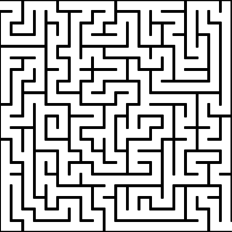
#> input picture SimpleMazeSolver/maze1.png, 232 x 232 px
$ python mazeSolveSimple.py maze1.png
#> lines starting #> are read from the running program, lines starting #| are printed output that depends on the picture; after the words box and inside, x2 and y2 are one past the last pixel; in counts of white or black regions, pixels touching at a corner belong together
#coding=utf-8

import cv2
import numpy as np
import sys

img = cv2.imread(sys.argv[1],cv2.IMREAD_GRAYSCALE)
#> img is the input picture: shape (232, 232); min 0, max 255, mean 193.5

start = img.copy()

cv2.imshow('image',img)
cv2.waitKey()

# seuillage
_ , img = cv2.threshold(img,0,255,cv2.THRESH_BINARY_INV+cv2.THRESH_OTSU)
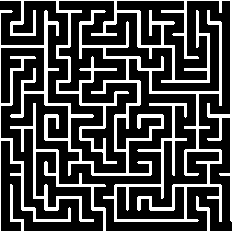
#> img: shape (232, 232); 26.2% white; 2 white regions, box (x1, y1, x2, y2) and area: (0, 10, 232, 232) 9817, (0, 0, 232, 222) 4298

# marquage des zones interconnectées
ret, labels = cv2.connectedComponents(img)
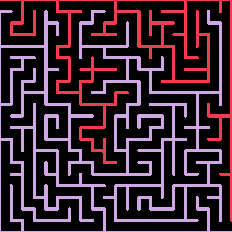
#> labels: shape (232, 232) int32; 3 distinct labels, from 0 to 2; one colour per label, 0 black
#> ret = 3

part1 = np.copy(labels)

part1[part1 != 1] = 0
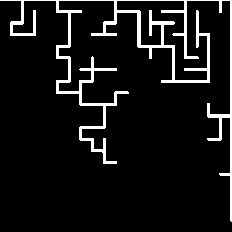
#> part1: shape (232, 232) int32; values 0 (black) and 1 (white), 8% white; 1 white region, box (x1, y1, x2, y2) and area: (0, 0, 232, 222) 4298

#HSV
label_hue = np.uint8(179*part1/np.max(2))
blank_ch = 255*np.ones_like(label_hue)
part1_img = cv2.merge([label_hue, blank_ch, blank_ch])

# conversion pour affichage
part1_img = cv2.cvtColor(part1_img, cv2.COLOR_HSV2BGR)
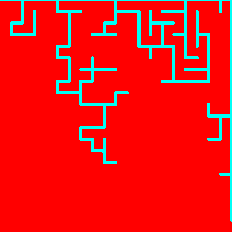
#> part1_img: shape (232, 232, 3); mean B, G, R 19.7, 20.4, 234.6
part1_img = cv2.cvtColor(part1_img, cv2.COLOR_BGR2GRAY)
cv2.imshow('part1', part1_img)
cv2.waitKey()

#dilatation
kernel = np.ones((7,7),np.uint8)
part1d = cv2.dilate(part1_img,kernel,iterations = 1)
#> part1d: shape (232, 232); values 76 (black) and 178 (white), 23.7% white; 1 white region, box (x1, y1, x2, y2) and area: (0, 0, 232, 225) 12761
part1e = cv2.erode(part1d,kernel,iterations = 1)
cv2.imshow('dilated', part1d)
cv2.waitKey()

#soustraction pour obtenir le chemin
path = part1d - part1e
#> path: shape (232, 232); values 0 (black) and 102 (white), 15.7% white; 1 white region, box (x1, y1, x2, y2) and area: (0, 1, 232, 225) 8463
cv2.imshow('path', path)
cv2.waitKey()

#convertion pour affichage
path = cv2.cvtColor(path, cv2.COLOR_GRAY2BGR)

# map des marquage avec une valeure de hue
label_hue = np.uint8(179*labels/np.max(labels))
blank_ch = 255*np.ones_like(label_hue)
labeled_img = cv2.merge([label_hue, blank_ch, blank_ch])
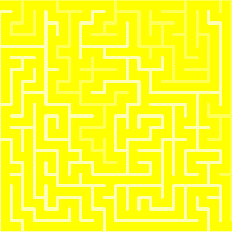
#> labeled_img: shape (232, 232, 3); mean of channels 0, 1, 2 39.8, 255, 255; drawn as B, G, R

# cvt to BGR pour affichage
labeled_img = cv2.cvtColor(labeled_img, cv2.COLOR_HSV2BGR)

# bacgkground en noir
labeled_img[label_hue==0] = 0

cv2.imshow('labeled', labeled_img)
cv2.waitKey()

# pour changer le gris le gris du chemin
# car [255, 255, 255] - [255, 255, 0] donne du rouge => start-path
path[np.where((path == [102,102,102]).all(axis = 2))] = [255,255,0]
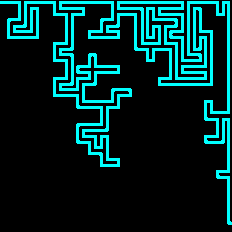
#> path: shape (232, 232, 3); mean B, G, R 40.1, 40.1, 0

#convertion pour affichage
start = cv2.cvtColor(start, cv2.COLOR_GRAY2BGR)

cv2.imshow('solution', start-path)
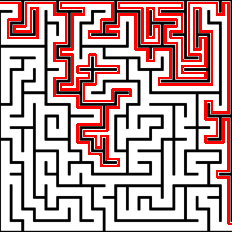
#> window 'solution': shape (232, 232, 3); mean B, G, R 160.5, 160.5, 193.5
cv2.waitKey()
